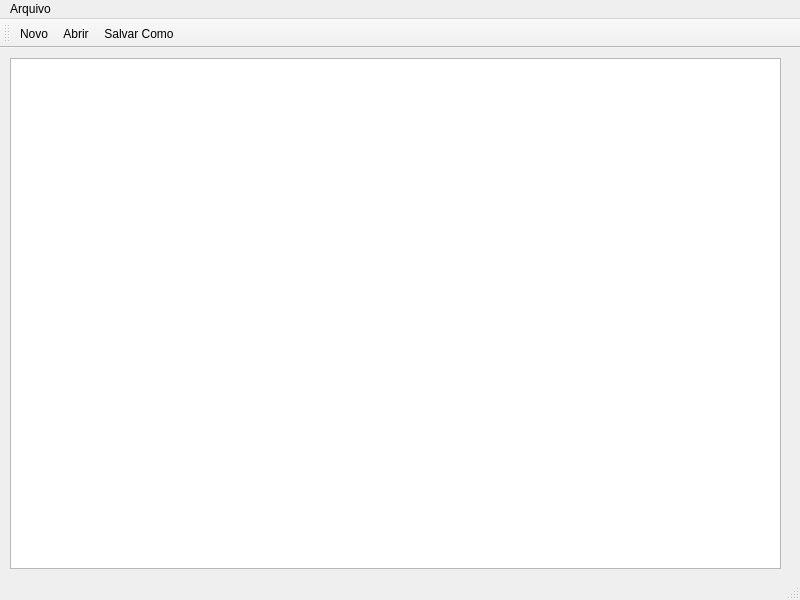
<?xml version="1.0" encoding="UTF-8"?>
<ui version="4.0">
 <class>MainWindow</class>
 <widget class="QMainWindow" name="MainWindow">
  <property name="geometry">
   <rect>
    <x>0</x>
    <y>0</y>
    <width>800</width>
    <height>600</height>
   </rect>
  </property>
  <property name="windowTitle">
   <string>MainWindow</string>
  </property>
  <widget class="QWidget" name="centralwidget">
   <widget class="QTextEdit" name="textEdit">
    <property name="geometry">
     <rect>
      <x>10</x>
      <y>10</y>
      <width>771</width>
      <height>511</height>
     </rect>
    </property>
   </widget>
  </widget>
  <widget class="QMenuBar" name="menubar">
   <property name="geometry">
    <rect>
     <x>0</x>
     <y>0</y>
     <width>800</width>
     <height>21</height>
    </rect>
   </property>
   <widget class="QMenu" name="menuArquivo">
    <property name="title">
     <string>Arquivo</string>
    </property>
    <addaction name="actionNovo"/>
    <addaction name="separator"/>
    <addaction name="actionAbrir"/>
    <addaction name="actionSalvar_Como"/>
   </widget>
   <addaction name="menuArquivo"/>
  </widget>
  <widget class="QStatusBar" name="statusbar"/>
  <widget class="QToolBar" name="toolBar">
   <property name="windowTitle">
    <string>toolBar</string>
   </property>
   <attribute name="toolBarArea">
    <enum>TopToolBarArea</enum>
   </attribute>
   <attribute name="toolBarBreak">
    <bool>false</bool>
   </attribute>
   <addaction name="actionNovo"/>
   <addaction name="actionAbrir"/>
   <addaction name="actionSalvar_Como"/>
  </widget>
  <action name="actionNovo">
   <property name="icon">
    <iconset resource="Arq_Recursos.qrc">
     <normaloff>:/icones/new.png</normaloff>:/icones/new.png</iconset>
   </property>
   <property name="text">
    <string>Novo</string>
   </property>
  </action>
  <action name="actionAbrir">
   <property name="icon">
    <iconset resource="Arq_Recursos.qrc">
     <normaloff>:/icones/folder.png</normaloff>:/icones/folder.png</iconset>
   </property>
   <property name="text">
    <string>Abrir</string>
   </property>
  </action>
  <action name="actionSalvar_Como">
   <property name="icon">
    <iconset resource="Arq_Recursos.qrc">
     <normaloff>:/icones/floppy-disk.png</normaloff>:/icones/floppy-disk.png</iconset>
   </property>
   <property name="text">
    <string>Salvar Como</string>
   </property>
  </action>
 </widget>
 <resources>
  <include location="Arq_Recursos.qrc"/>
 </resources>
 <connections/>
</ui>
